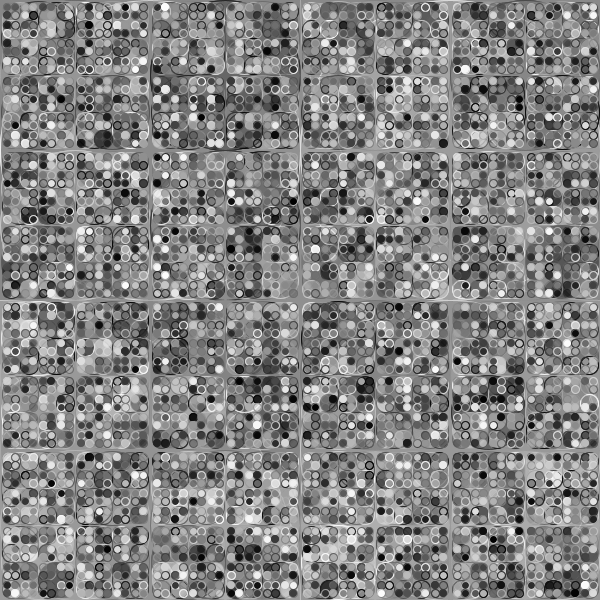
Frame 1 (no input)
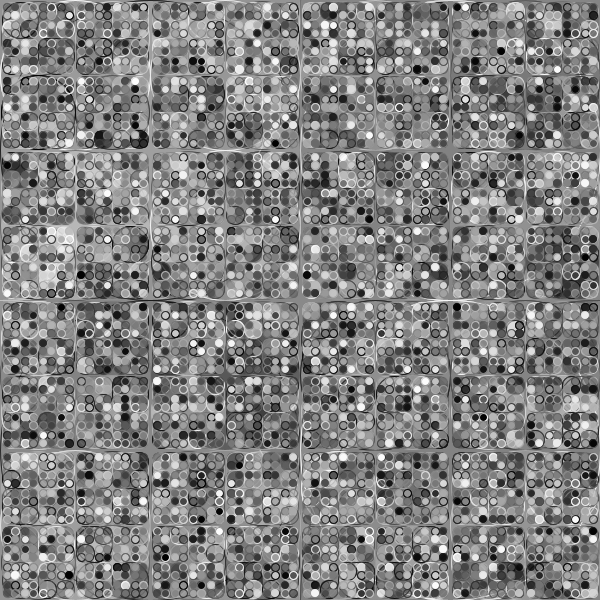
Frame 2 (the mouse pressed at the canvas centre, redrawn once)

The Processing sketch that drew these frames (run headless with seeded random() and noise(); the mouse was pressed at the canvas centre and the sketch redrawn once):

// Processing sketch: processing_57420
// ── processing_57420.pde

/*
 * recursive function
 *
*/

void setup() {
  size(600, 600);
  smooth();
  noLoop();
  background(random(255));
}

void draw() {
  drawCircle(width/2, height/2, height, 8); //set the initial paramaters for the circle
}

//runs a recursive method that generates an elipse at half the area each time

void drawCircle(float x, float y, int radius, int level) {              
  fill(random(255), random(255)/level);
  stroke(random(255), random(255));
 ellipse(x, y, radius*2, radius*2);
  ellipse(x, y, radius*2, radius*2);
  if(level > 1){
    level--;
    drawCircle(x - radius/2, y - radius/2, radius/2, level);
    drawCircle(x - radius/2, y + radius/2, radius/2, level);
    drawCircle(x + radius/2, y - radius/2, radius/2, level);
    drawCircle(x + radius/2, y + radius/2, radius/2, level);
  }
}
